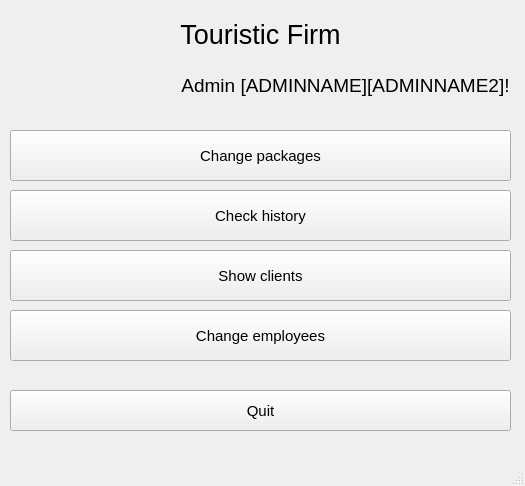
<?xml version="1.0" encoding="UTF-8"?>
<ui version="4.0">
 <class>Admin_main</class>
 <widget class="QMainWindow" name="Admin_main">
  <property name="geometry">
   <rect>
    <x>0</x>
    <y>0</y>
    <width>525</width>
    <height>486</height>
   </rect>
  </property>
  <property name="windowTitle">
   <string>MainWindow</string>
  </property>
  <widget class="QWidget" name="centralwidget">
   <widget class="QPushButton" name="Autorisation_button_3">
    <property name="geometry">
     <rect>
      <x>10</x>
      <y>250</y>
      <width>501</width>
      <height>51</height>
     </rect>
    </property>
    <property name="font">
     <font>
      <family>Arial</family>
      <pointsize>11</pointsize>
     </font>
    </property>
    <property name="text">
     <string>Show clients</string>
    </property>
   </widget>
   <widget class="QPushButton" name="Autorisation_button">
    <property name="geometry">
     <rect>
      <x>10</x>
      <y>130</y>
      <width>501</width>
      <height>51</height>
     </rect>
    </property>
    <property name="font">
     <font>
      <family>Arial</family>
      <pointsize>11</pointsize>
     </font>
    </property>
    <property name="text">
     <string>Change packages</string>
    </property>
   </widget>
   <widget class="QLabel" name="label">
    <property name="geometry">
     <rect>
      <x>10</x>
      <y>9</y>
      <width>501</width>
      <height>51</height>
     </rect>
    </property>
    <property name="text">
     <string>&lt;html&gt;&lt;head/&gt;&lt;body&gt;&lt;p align=&quot;center&quot;&gt;&lt;span style=&quot; font-size:20pt;&quot;&gt;Touristic Firm&lt;/span&gt;&lt;/p&gt;&lt;/body&gt;&lt;/html&gt;</string>
    </property>
   </widget>
   <widget class="QPushButton" name="Autorisation_button_5">
    <property name="geometry">
     <rect>
      <x>10</x>
      <y>310</y>
      <width>501</width>
      <height>51</height>
     </rect>
    </property>
    <property name="font">
     <font>
      <family>Arial</family>
      <pointsize>11</pointsize>
     </font>
    </property>
    <property name="text">
     <string>Change employees</string>
    </property>
   </widget>
   <widget class="QPushButton" name="Autorisation_button_2">
    <property name="geometry">
     <rect>
      <x>10</x>
      <y>190</y>
      <width>501</width>
      <height>51</height>
     </rect>
    </property>
    <property name="font">
     <font>
      <family>Arial</family>
      <pointsize>11</pointsize>
     </font>
    </property>
    <property name="text">
     <string>Check history</string>
    </property>
   </widget>
   <widget class="QLabel" name="Name_label">
    <property name="geometry">
     <rect>
      <x>170</x>
      <y>60</y>
      <width>351</width>
      <height>51</height>
     </rect>
    </property>
    <property name="styleSheet">
     <string notr="true">font: 600 20pt &quot;Segoe UI&quot;;
text-align: center;</string>
    </property>
    <property name="text">
     <string>&lt;html&gt;&lt;head/&gt;&lt;body&gt;&lt;p align=&quot;center&quot;&gt;&lt;span style=&quot; font-size:14pt;&quot;&gt;Admin [ADMINNAME][ADMINNAME2]!&lt;/span&gt;&lt;/p&gt;&lt;/body&gt;&lt;/html&gt;</string>
    </property>
   </widget>
   <widget class="QPushButton" name="Autorisation_button_4">
    <property name="geometry">
     <rect>
      <x>10</x>
      <y>390</y>
      <width>501</width>
      <height>41</height>
     </rect>
    </property>
    <property name="font">
     <font>
      <family>Arial</family>
      <pointsize>11</pointsize>
     </font>
    </property>
    <property name="text">
     <string>Quit</string>
    </property>
   </widget>
  </widget>
  <widget class="QMenuBar" name="menubar">
   <property name="geometry">
    <rect>
     <x>0</x>
     <y>0</y>
     <width>525</width>
     <height>22</height>
    </rect>
   </property>
  </widget>
  <widget class="QStatusBar" name="statusbar"/>
 </widget>
 <resources/>
 <connections/>
</ui>
